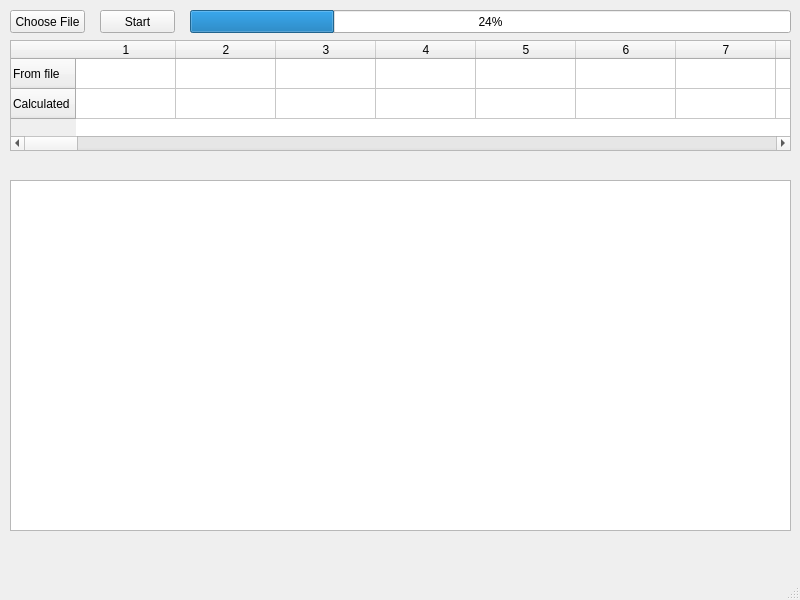
<?xml version="1.0" encoding="UTF-8"?>
<ui version="4.0">
 <class>MainWindow</class>
 <widget class="QMainWindow" name="MainWindow">
  <property name="geometry">
   <rect>
    <x>0</x>
    <y>0</y>
    <width>800</width>
    <height>600</height>
   </rect>
  </property>
  <property name="windowTitle">
   <string>MainWindow</string>
  </property>
  <widget class="QWidget" name="centralwidget">
   <widget class="PlotWidget" name="filePlot">
    <property name="geometry">
     <rect>
      <x>10</x>
      <y>180</y>
      <width>781</width>
      <height>351</height>
     </rect>
    </property>
   </widget>
   <widget class="QPushButton" name="fileButton">
    <property name="geometry">
     <rect>
      <x>10</x>
      <y>10</y>
      <width>75</width>
      <height>23</height>
     </rect>
    </property>
    <property name="text">
     <string>Choose File</string>
    </property>
   </widget>
   <widget class="QTableWidget" name="beatTimes">
    <property name="geometry">
     <rect>
      <x>10</x>
      <y>40</y>
      <width>781</width>
      <height>111</height>
     </rect>
    </property>
    <property name="columnCount">
     <number>100</number>
    </property>
    <row>
     <property name="text">
      <string>From file</string>
     </property>
    </row>
    <row>
     <property name="text">
      <string>Calculated</string>
     </property>
    </row>
    <column/>
    <column/>
    <column/>
    <column/>
    <column/>
    <column/>
    <column/>
    <column/>
    <column/>
    <column/>
    <column/>
    <column/>
    <column/>
    <column/>
    <column/>
    <column/>
    <column/>
    <column/>
    <column/>
    <column/>
    <column/>
    <column/>
    <column/>
    <column/>
    <column/>
    <column/>
    <column/>
    <column/>
    <column/>
    <column/>
    <column/>
    <column/>
    <column/>
    <column/>
    <column/>
    <column/>
    <column/>
    <column/>
    <column/>
    <column/>
    <column/>
    <column/>
    <column/>
    <column/>
    <column/>
    <column/>
    <column/>
    <column/>
    <column/>
    <column/>
    <column/>
    <column/>
    <column/>
    <column/>
    <column/>
    <column/>
    <column/>
    <column/>
    <column/>
    <column/>
    <column/>
    <column/>
    <column/>
    <column/>
    <column/>
    <column/>
    <column/>
    <column/>
    <column/>
    <column/>
    <column/>
    <column/>
    <column/>
    <column/>
    <column/>
    <column/>
    <column/>
    <column/>
    <column/>
    <column/>
    <column/>
    <column/>
    <column/>
    <column/>
    <column/>
    <column/>
    <column/>
    <column/>
    <column/>
    <column/>
    <column/>
    <column/>
    <column/>
    <column/>
    <column/>
    <column/>
    <column/>
    <column/>
    <column/>
    <column/>
   </widget>
   <widget class="QProgressBar" name="progressBar">
    <property name="geometry">
     <rect>
      <x>190</x>
      <y>10</y>
      <width>601</width>
      <height>23</height>
     </rect>
    </property>
    <property name="value">
     <number>24</number>
    </property>
   </widget>
   <widget class="QPushButton" name="startButton">
    <property name="geometry">
     <rect>
      <x>100</x>
      <y>10</y>
      <width>75</width>
      <height>23</height>
     </rect>
    </property>
    <property name="text">
     <string>Start</string>
    </property>
   </widget>
  </widget>
  <widget class="QMenuBar" name="menubar">
   <property name="geometry">
    <rect>
     <x>0</x>
     <y>0</y>
     <width>800</width>
     <height>21</height>
    </rect>
   </property>
  </widget>
  <widget class="QStatusBar" name="statusbar"/>
 </widget>
 <customwidgets>
  <customwidget>
   <class>PlotWidget</class>
   <extends>QGraphicsView</extends>
   <header>pyqtgraph.h</header>
  </customwidget>
 </customwidgets>
 <resources/>
 <connections/>
</ui>
